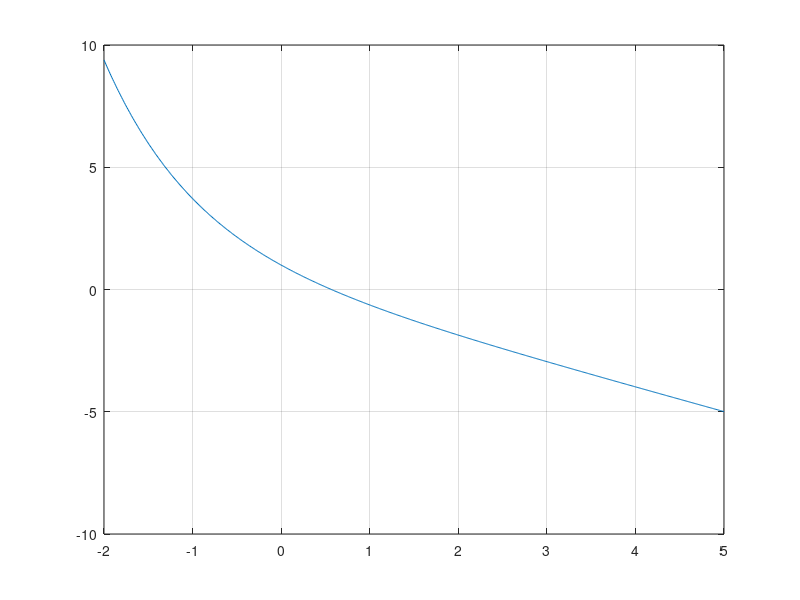

Here is the MATLAB script that generated this plot:
clear all

% We consider the equation f(x) = exp(- x) - x
% The function f (x) is graphically represented to identify approximate values

x=-2:0.01:5;
y=exp(-x)-x;
plot(x,y)
grid

%f_prim=-exp(-x)-1
%iniţial guess
xi=0;
error_adm=0.0001;%
error=10; %arbitrary value to start the iteration cycle
l=0; %counter

while error>error_adm,
  xi_new=xi-(exp(-xi)-xi)/(-exp(-xi)-1);
  error=abs((xi_new-xi)/xi_new)*100;
  xi=xi_new;
  l=l+1;
end

disp('Méthode de Newton-Raphson: x0 erreur*e5 N')
disp('-----------------------------------------')
[xi error*1e5 l]
